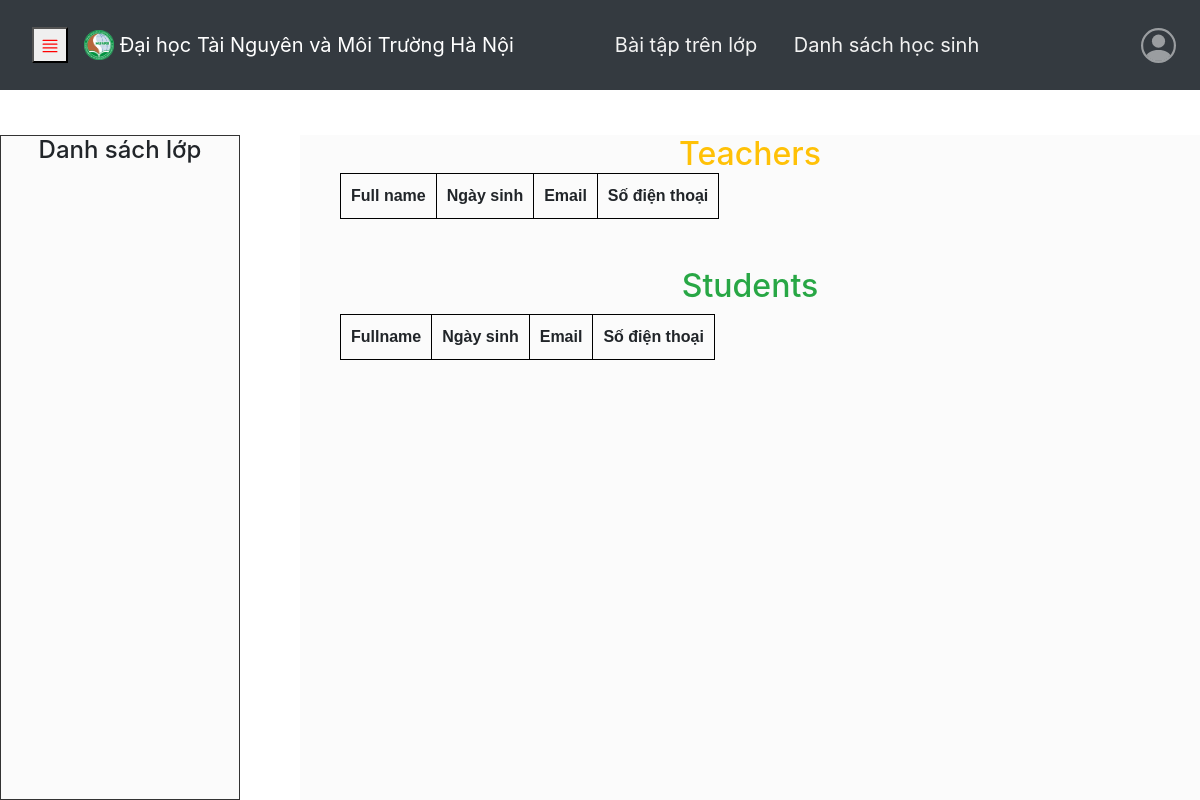
The page /main_page/classlist.php?id=40&&userid=16 (signed in) on the database as committed earlier.
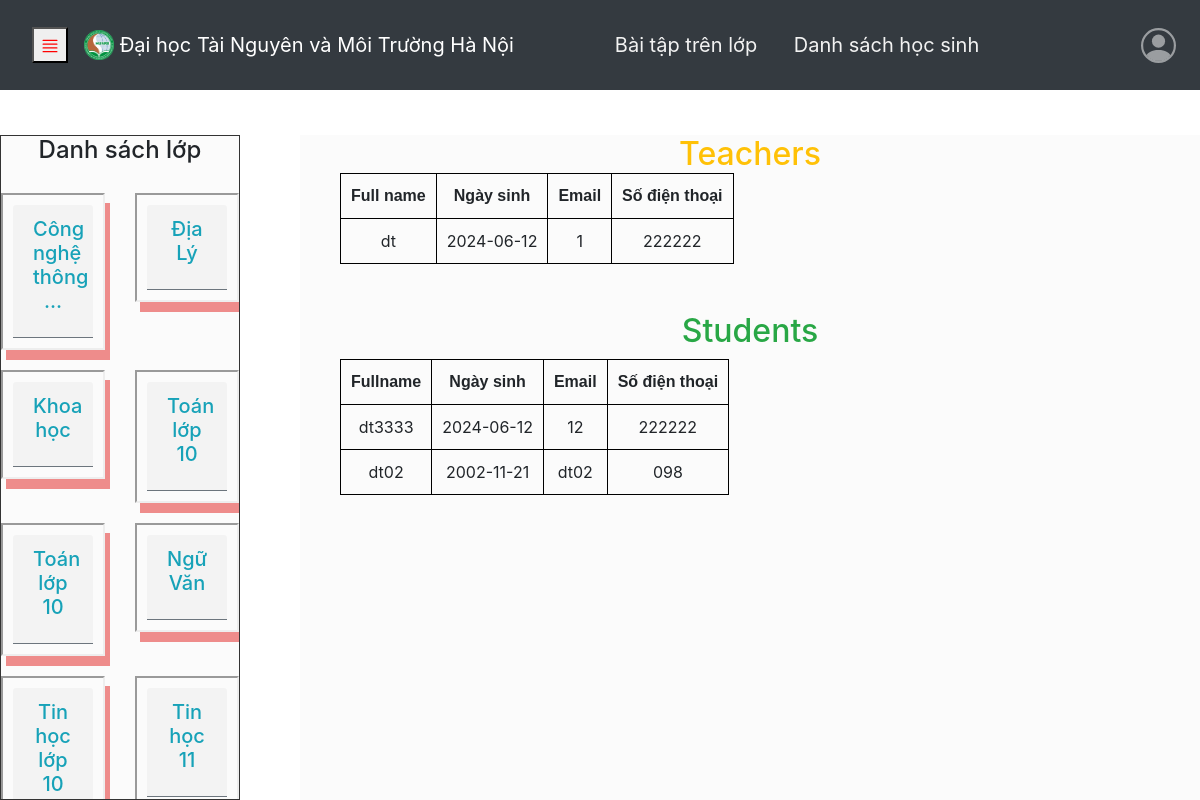
The same page on the database as committed later.
### tables this page shows
CREATE TABLE `class_list` (
  `class_id` int(11) DEFAULT NULL,
  `user_id` int(11) DEFAULT NULL,
  `lecturer` varchar(255) DEFAULT NULL
);

CREATE TABLE `classes` (
  `id` int(11) NOT NULL,
  `class_name` varchar(120) NOT NULL,
  `class_title` varchar(120) DEFAULT NULL,
  `class_code` varchar(6) NOT NULL,
  `lecturer` varchar(255) DEFAULT NULL
);

CREATE TABLE `users` (
  `user_id` int(11) NOT NULL COMMENT 'ID for each user',
  `username` varchar(120) NOT NULL,
  `password` varchar(120) NOT NULL,
  `fullname` varchar(120) NOT NULL,
  `birthdate` date NOT NULL,
  `email` varchar(120) NOT NULL,
  `phone` varchar(20) NOT NULL,
  `role` int(11) DEFAULT NULL,
  `status` int(11) DEFAULT 1
);

### main_page/classlist.php (the view, shortened to what the changed rows need)
<?php
if (isset($_SESSION["email"]) && !empty($_SESSION["email"])) {
    require_once "connect.php";
    $user_id = isset($_GET['userid']) ? $_GET['userid'] : null;
    ?>
    <!DOCTYPE html>
    <html lang="en">
    <head>
        <link rel="stylesheet" href="https://maxcdn.bootstrapcdn.com/bootstrap/4.5.2/css/bootstrap.min.css">
        <link rel="stylesheet" href="./css/style_request2.css">
        <link rel="stylesheet" href="./css/Trangmonhoc.css">
        <link rel="stylesheet" href="./css/post.css">
        <link rel="stylesheet" href="./css/table.css" />
    </head>
    <body>
        <table width="100%">
            <tr class="box-left">
                <td width="20%" ; height="100%" valign="top" padding-top="20px" overflow-y=" scroll">
                    <div class="left">
                        <div class="content">
                            <div class="row">
                                <?php
                                $get_classid = "SELECT `class_id` FROM `class_list` WHERE `class_list`.`user_id` = $user_id;";
                                $result = $connection->query($get_classid);
                                while ($row = $result->fetch_assoc()) {
                                    ?>
                                    <div class="col-xl-5item col-4item col-3item col-sm-6 cel">
                                        <div class="ccard cardColor_shadow">
                                            <div class="card-header border-secondary">
                                                <h4 class="card-title">
                                                    <a href="Trangmonhoc.php?id=<?php echo $row['class_id']; ?>&&userid=<?php $user_id = $_GET['userid'];
                                                       echo $user_id; ?>">
                                                        <h5 class="card-title text-info">
                                                            <?php
                                                            $sql = "SELECT * from `classes` where `id` = $row[class_id];";
                                                            $result1 = mysqli_query($connection, $sql) or die(mysqli_error($connection));
                                                            $row1 = mysqli_fetch_array($result1);
                                                            if (strlen($row1["class_name"]) >= 20) {
                                                                echo mb_substr($row1["class_name"], 0, 15, 'UTF-8') . " ... ";
                                                            } else {
                                                                echo $row1["class_name"];
                                                            }
                                                            ?>
                                                        </h5>
                                                    </a>
                                                </h4>
                                            </div>
                                        </div>
                                    </div>
                                    <?php
                                }
                                ?>
                            </div>
                        </div>
                    </div>
                </td>
                <td width="90%" valign="top">
                    <div class="content">
                        <div class="container">
                            <h2 class="m-auto text-warning">Teachers</h2>
                            <?php require_once ("connect.php"); ?>
                            <?php
                            $class_id = $_GET['id'];
                            $sql = "SELECT user_id from class_list where class_id = $class_id;";
                            $result = $connection->query($sql) or die(mysqli_error($connection));
                            ?>
                            <section>
                                <table>
                                    <tr>
                                        <th>Full name</th>
                                        <th>Ngày sinh</th>
                                        <th>Email</th>
                                        <th>Số điện thoại</th>
                                    </tr>
                                    <?php
                                    while ($row = $result->fetch_assoc()) {
                                        $user_id = $row['user_id'];
                                        $get_user_info = "SELECT `fullname`, `birthdate`, `email`, `phone`, `role` FROM `users` WHERE `user_id` = $user_id AND `role` = 2";
                                        $result_user_info = mysqli_query($connection, $get_user_info) or die(mysqli_error($connection));
                                        $row_user_info = mysqli_fetch_array($result_user_info);
                                        if (mysqli_num_rows($result_user_info) > 0) {
                                            ?>
                                            <tr>
                                                <td><?php echo $row_user_info['fullname']; ?></td>
                                                <td><?php echo $row_user_info['birthdate']; ?></td>
                                                <td><?php echo $row_user_info['email']; ?></td>
                                                <td><?php echo $row_user_info['phone']; ?></td>
                                            </tr>
                                            <?php
                                        }
                                    }
                                    ?>
                                </table>
                            </section>
                            <h2 class="mt-5 text-success">Students</h2>
                            <?php
                            $class_id = $_GET['id'];
                            $sql = "SELECT user_id from class_list where class_id = $class_id;";
                            $result = $connection->query($sql) or die(mysqli_error($connection));
                            ?>
                            <section>
                                <table>
                                    <tr>
                                        <th>Fullname</th>
                                        <th>Ngày sinh</th>
                                        <th>Email</th>
                                        <th>Số điện thoại</th>
                                    </tr>
                                    <?php
                                    while ($row = $result->fetch_assoc()) {
                                        $user_id = $row['user_id'];
                                        $get_user_info = "SELECT `fullname`, `birthdate`, `email`, `phone`, `role` FROM `users` WHERE `user_id` = $user_id AND `role` = 1";
                                        $result_user_info = mysqli_query($connection, $get_user_info) or die(mysqli_error($connection));
                                        $row_user_info = mysqli_fetch_array($result_user_info);
                                        if (mysqli_num_rows($result_user_info) > 0) {
                                            ?>
                                            <tr>
                                                <td><?php echo $row_user_info[0]; ?></td>
                                                <td><?php echo $row_user_info[1]; ?></td>
                                                <td><?php echo $row_user_info[2]; ?></td>
                                                <td><?php echo $row_user_info[3]; ?></td>
                                            </tr>
                                            <?php
                                        } else {
                                        }
                                    }
                                    ?>
                                </table>
                            </section>
                        </div>
                    </div>
                </td>
            </tr>
        </table>
    </body>
    </html>
    <?php
} else {
    header("Location: ../sign_up_in/Login.php");
}
?>

Rows that differ between the two databases and show on the page:
added class_list: class.class_name "Công nghệ thông", user.fullname "dt3333", user.birthdate "2024-06-12", user.email "12", user.phone "222222"
added class_list: class.class_name "Địa Lý", shown under "Danh sách lớp"
added class_list: class.class_name "Khoa học", shown under "Danh sách lớp"
added class_list: class.class_name "Toán lớp 10", shown under "Danh sách lớp"
added class_list: class.class_name "Toán lớp 10", shown under "Danh sách lớp"
added class_list: class.class_name "Ngữ Văn", shown under "Danh sách lớp"
added class_list: class.class_name "Tin học lớp 10", shown under "Danh sách lớp"
added class_list: class.class_name "Tin học 11", shown under "Danh sách lớp"
added class_list: user.fullname "dt", user.birthdate "2024-06-12", user.email "1", user.phone "222222", shown under "Teachers"
added class_list: user.fullname "dt02", user.birthdate "2002-11-21", user.email "dt02", user.phone "098", shown under "Students"
